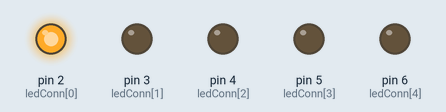
Simulated run of this sketch. Board: Arduino Uno, built with avr-gcc and run on an emulated ATmega328P. Parts: output pins drawn as LEDs (lit = HIGH).

Above: at 0.3 s.
At 0.75 s:
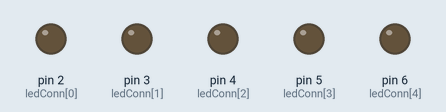
At 1.2 s:
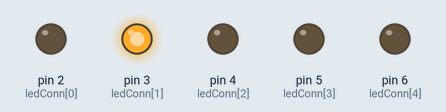
At 2.1 s:
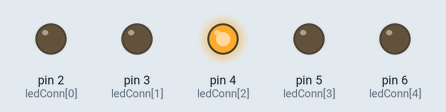
At 3.0 s:
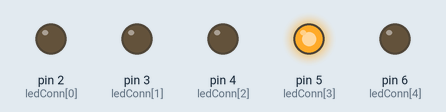
At 3.9 s:
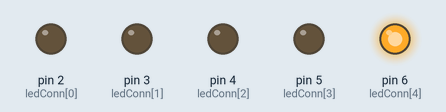
Timing chart, 0 to 5.9 s (numbered marks = the images above):
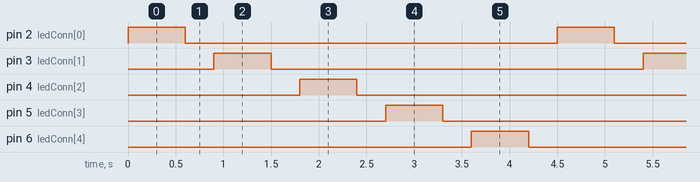

Measured:
- by itself, pin 2 (ledConn[0]), pin 3 (ledConn[1]), pin 4 (ledConn[2]), pin 5 (ledConn[3]), pin 6 (ledConn[4]): alternates HIGH for 0.60 s and LOW for 3.9 s
- by itself, everything shown: repeats every 4.5 s, in 10 steps

The sketch:

SequenceLED.ino
```cpp
const int le = 5;
int ledConn[] = {
  2, 3, 4, 5, 6
};

void setup() {
  for (int i = 0; i < le; i++) {
    pinMode(ledConn[i], OUTPUT);
  }

}

void loop() {
  for (int i = 0; i < le; i++) {
    digitalWrite(ledConn[i], HIGH);
      delay(600);

    digitalWrite(ledConn[i], LOW);
      delay(300);
  }
}
```
